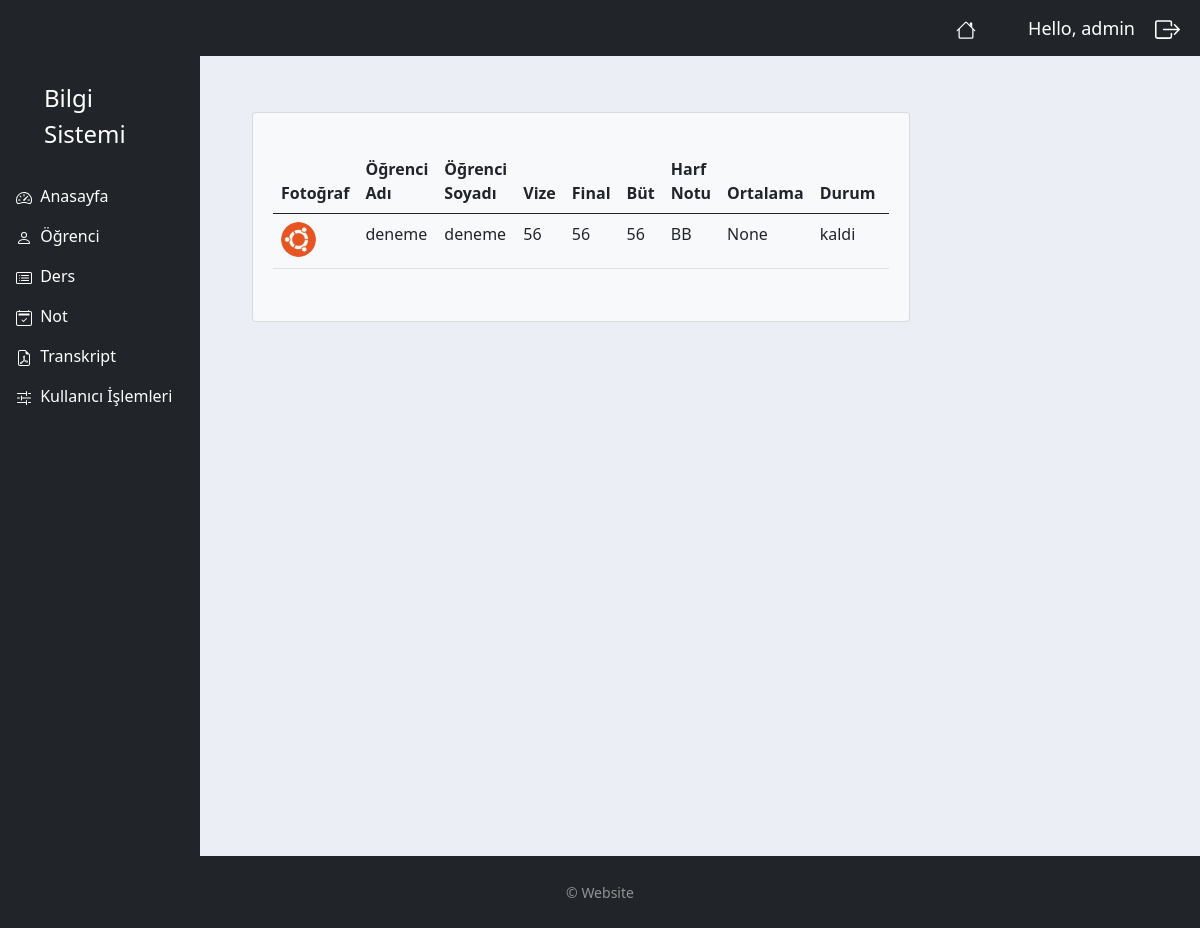
The app's page /notes_period/9/ (signed in), older data.
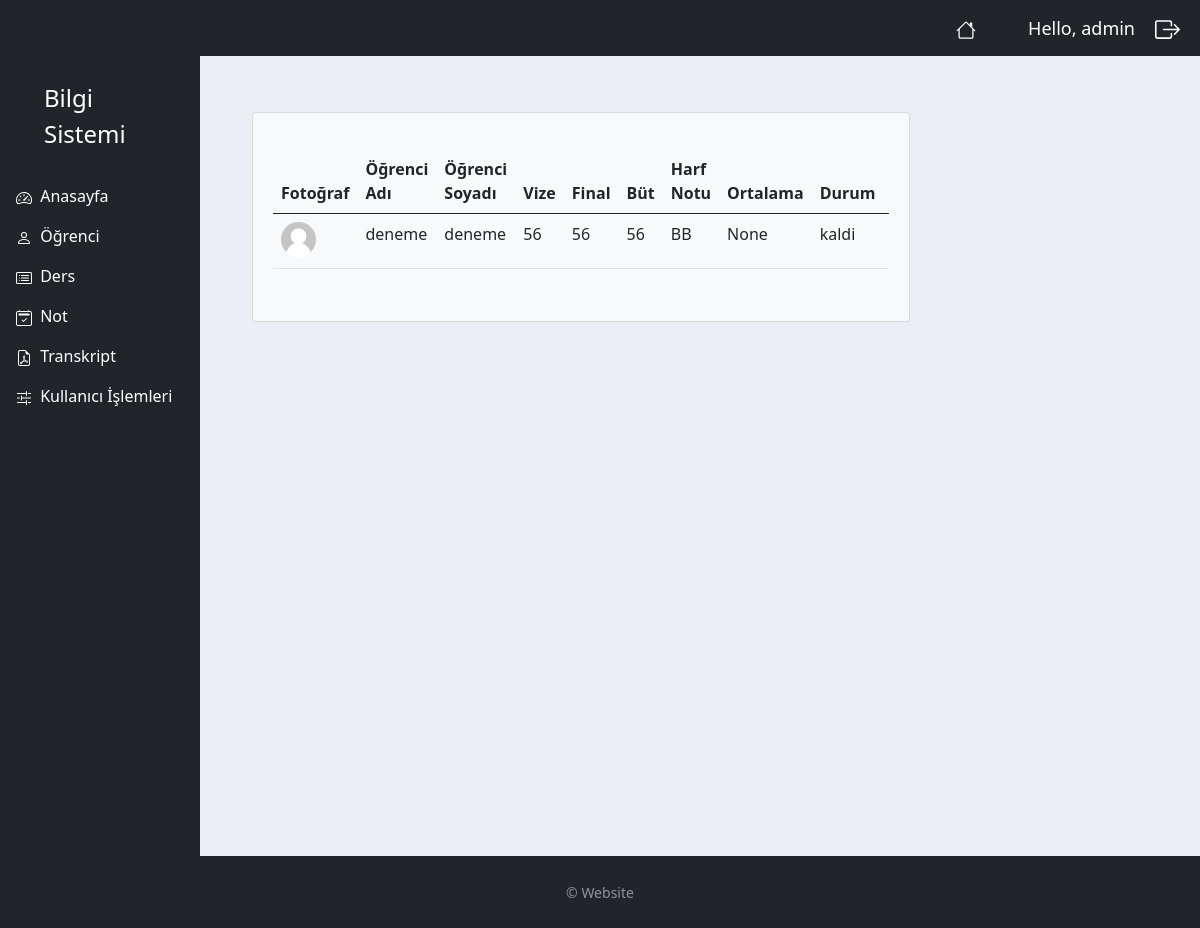
The same page, newer data.
### myapp/models.py (models this page shows, shortened)
class Notes(models.Model):
    STATUS1 = (
        ('gecti', 'Geçti'),
        ('kaldi', 'Kaldı'),
    )
    STATUS2 = (
        ('AA', 'AA'),
        ('BA', 'BA'),
        ('BB', 'BB'),
        ('CB', 'CB'),
        ('CC', 'CC'),
        ('DC', 'DC'),
        ('DD', 'DD'),
        ('FD', 'FD'),
        ('FF', 'FF'),
    )
    lesson = models.ForeignKey(Lesson, null=True, on_delete=models.SET_NULL)
    student = models.ForeignKey(Student, null=True, on_delete=models.SET_NULL)
    vise = models.IntegerField(null=True, blank=True)
    final = models.IntegerField(null=True, blank=True)
    mkexam = models.IntegerField(null=True, blank=True)
    lettergrade = models.CharField(max_length=2, null=True, choices=STATUS2)
    ort = models.IntegerField(blank=True, null=True)
    status = models.CharField(max_length=5, null=True, choices=STATUS1)

class Student(models.Model):
    user =models.OneToOneField(User, blank=True, null=True, on_delete=models.CASCADE)
    name = models.CharField(max_length=50, null=True)
    surname = models.CharField(max_length=50, null=True)
    num = models.IntegerField(null=True, blank=True)
    grade = models.IntegerField(null=True, blank=True)
    profile_pic = models.ImageField(default="user.jpeg", null=True, blank=True)
    department = models.ManyToManyField(Department)

### myapp/decorators.py (the view)
        def wrapper_func(request, *args, **kwargs):
            group =None
            if request.user.groups.exists():
                group = request.user.groups.all()[0].name
            if group in allowed_roles:
                return view_func(request, *args, **kwargs)
            else:
                return HttpResponse('You are not authorized to view this page')

### myapp/views.py (called while the page is built)
@login_required(login_url='login')
@allowed_users(allowed_roles=['admin'])
def notesPeriod(request, pk):
    lesson = Lesson.objects.get(id=pk)
    lessons = lesson.student.all()
    notes = lesson.notes_set.all()
    notess = Notes.objects.all()
    myFilter = NotesFilter(request.GET, queryset=notess)
    notess = myFilter.qs
    context = {
        'lessons':lessons,
        'lesson':lesson,
        'notes':notes,
        'notess':notess,
    }
    return render(request, 'accounts/notes_period.html', context)

### myapp/templates/accounts/notes_period.html (shortened to what this page needs)
{% extends 'accounts/main.html' %}
{% load static %}
{% block content %}
    <br>
<div class="container-fluid">
    <div class="row">
        <div class="col-md-9">
          <div class="card bg-light ms-3 me-3 mb-3">
          {% if lessons %}
                <div class="card-body m-1">
                    <p class="card-text">
                        <div class="table-responsive">
                            <table class="table table-hover">
                                <thead>
                                    <tr>
                                        <th scope="col">Fotoğraf</th>
                                        <th scope="col">Öğrenci Adı</th>
                                        <th scope="col">Öğrenci Soyadı</th>
                                        <th scope="col">Vize</th>
                                        <th scope="col">Final</th>
                                        <th scope="col">Büt</th>
                                        <th scope="col">Harf Notu</th>
                                        <th scope="col">Ortalama</th>
                                        <th scope="col">Durum</th>
                                        <th scope="col">ACTION</th>
                                    </tr>
                                </thead>
                                <tbody>
                                {% if lessons %}
                                    {% if notes %}
                                        {% for note in notes %}
                                           <tr>
                                                <td><img class="profile-pic1" src="{{ note.student.profile_pic.url }}"></td>
                                                <td>{{ note.student.name }}</td>
                                                <td>{{ note.student.surname }}</td>
                                                <td>{{ note.vise }}</td>
                                                <td>{{ note.final }}</td>
                                                <td>{{ note.mkexam }}</td>
                                                <td>{{ note.lettergrade }}</td>
                                                <td>{{ note.ort }}</td>
                                                <td>{{ note.status }}</td>
                                                <td>
                                                </td>
                                           </tr>
                                        {% endfor %}
                                    {% endif %}
                                {% endif %}
                                </tbody>
                            </table>
                        </div>
                    </p>
                </div>
            </div>
                {% else %}
                    <p></p>
                    <h5 class="alert alert-primary ms-4 me-4">Öğrenci Kaydı Yok</h5>
                {% endif %}
        </div>
    </div>
</div>
{% endblock content %}

Row changes from the older to the newer data that the page shows:
changed through a linked row, Notes "BB": student.profile_pic: a different picture
